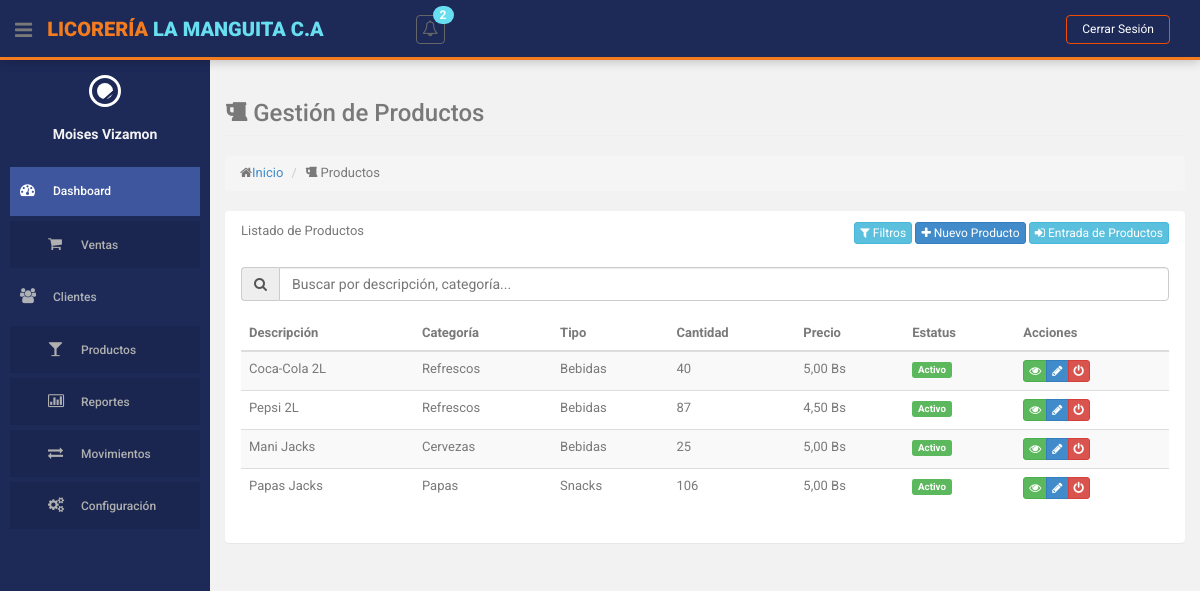
The app's page /index.php?action=productos (signed in), older data.
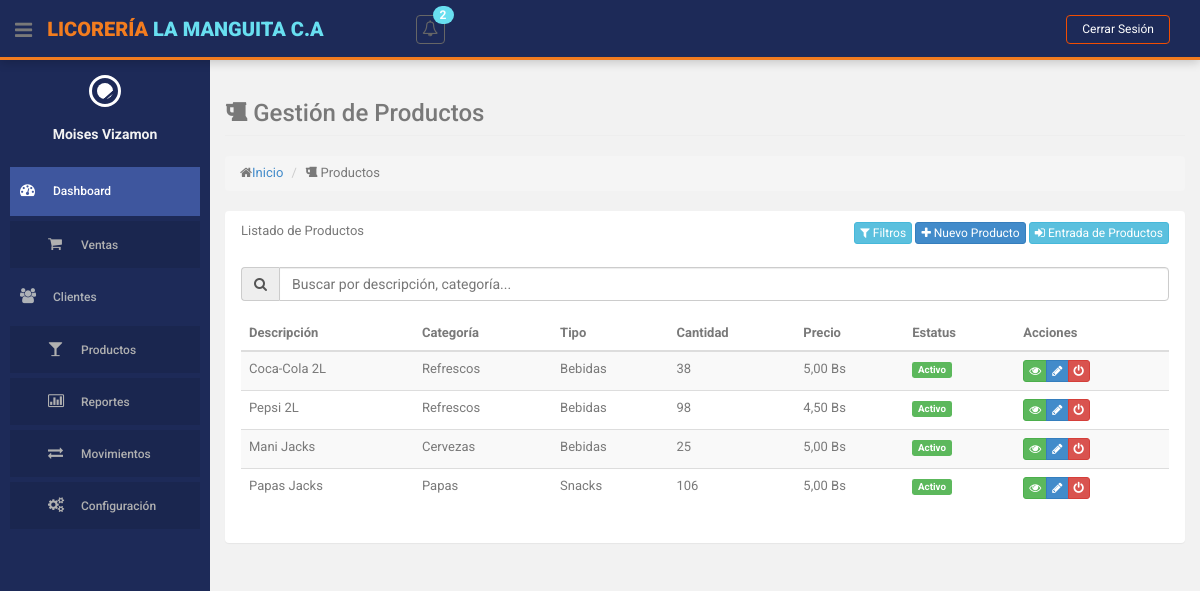
The same page, newer data.
### tables this page shows
CREATE TABLE `producto` (
  `id` int(10) NOT NULL,
  `descripcion` varchar(255) NOT NULL,
  `cantidad` int(255) NOT NULL,
  `precio` decimal(10,2) NOT NULL,
  `id_categoria` int(11) NOT NULL,
  `id_estatus` int(11) NOT NULL
);

CREATE TABLE `categorias` (
  `id` int(11) NOT NULL,
  `nombre` varchar(255) NOT NULL,
  `id_tipo_categoria` int(11) NOT NULL,
  `id_estatus` int(11) NOT NULL
);

CREATE TABLE `tipos_categoria` (
  `id` int(11) NOT NULL,
  `nombre` varchar(255) NOT NULL,
  `id_estatus` int(11) NOT NULL DEFAULT 1
);

CREATE TABLE `estatus` (
  `id` int(11) NOT NULL,
  `nombre` varchar(50) NOT NULL
);

### controllers/ProductoController.php (called while the page is built, shortened)
<?php
class ProductoController
{
    private $model;
    public function __construct()
    {
        require_once ROOT_PATH . 'models/ProductoModel.php';
        $this->model = new ProductoModel();
    }
    public function index()
    {
        $productos = $this->model->obtenerTodosProductos(false);
        $categorias = $this->model->obtenerCategorias();
        $this->loadView('productos/index', [
            'productos' => $productos,
            'categorias' => $categorias
        ]);
    }
    private function loadView($view, $data = [])
    {
        extract($data);
        require ROOT_PATH . 'views/layouts/header.php';
        require ROOT_PATH . 'views/' . $view . '.php';
        require ROOT_PATH . 'views/layouts/footer.php';
    }
}

### models/ProductoModel.php (called while the page is built, shortened)
<?php
class ProductoModel
{
    private $db;
    public function __construct()
    {
        require_once ROOT_PATH . 'config/database.php';
        $database = new Database();
        $this->db = $database->getConnection();
    }
    public function obtenerTodosProductos($soloActivos = true)
    {
        $query = "SELECT p.*, c.nombre as categoria, e.nombre as estatus, tc.nombre as tipo_categoria
              FROM producto p
              JOIN categorias c ON p.id_categoria = c.id
              JOIN estatus e ON p.id_estatus = e.id
              JOIN tipos_categoria tc ON c.id_tipo_categoria = tc.id";
        $stmt = $this->db->prepare($query);
        $stmt->execute();
        return $stmt->fetchAll(PDO::FETCH_ASSOC);
    }
}

### config/database.php (called while the page is built, shortened)
<?php
class Database {
    private $host = 'localhost';
    private $db_name = 'licoreria';
    private $username = 'root';
    private $password = '';
    public function getConnection() {
        $this->conn = null;
        try {
            $this->conn = new PDO(
                "mysql:host=" . $this->host . ";dbname=" . $this->db_name,
                $this->username,
                $this->password
            );
            $this->conn->exec("set names utf8");
            $this->conn->setAttribute(PDO::ATTR_ERRMODE, PDO::ERRMODE_EXCEPTION);
        } catch(PDOException $exception) {
            echo "Error de conexión: " . $exception->getMessage();
        }
        return $this->conn;
    }
}
?>

### views/productos/index.php (the view, shortened to what the changed rows need)
<section id="main-content">
    <section class="wrapper">
        <div class="row">
            <div class="col-lg-12">
                <section class="panel">
                    <div class="panel-body">
                        <table id="tablaProductos" class="table table-striped table-advance table-hover">
                            <thead>
                                <tr>
                                    <th>Descripción</th>
                                    <th>Categoría</th>
                                    <th>Tipo</th>
                                    <th>Cantidad</th>
                                    <th>Precio</th>
                                    <th>Estatus</th>
                                    <th>Acciones</th>
                                </tr>
                            </thead>
                            <tbody>
                                <?php foreach ($productos as $producto): ?>
                                    <tr>
                                        <td><?= htmlspecialchars($producto['descripcion']); ?></td>
                                        <td><?= $producto['categoria']; ?></td>
                                        <td><?= $producto['tipo_categoria']; ?></td>
                                        <td><?= $producto['cantidad']; ?></td>
                                        <td><?= number_format($producto['precio'], 2, ',', '.'); ?> Bs</td>
                                        <td>
                                            <span class="label label-<?= $producto['estatus'] == 'Activo' ? 'success' : 'danger'; ?>">
                                                <?= $producto['estatus']; ?>
                                            </span>
                                        </td>
                                        <td>
                                            <div class="btn-group">
                                                <a href="<?= BASE_URL ?>index.php?action=productos&method=mostrar&id=<?= $producto['id']; ?>"
                                                    class="btn btn-success btn-xs" title="Ver">
                                                    <i class="fa fa-eye"></i>
                                                </a>
                                                <?php if ($_SESSION['user_rol'] != 2): ?>
                                                <a href="<?= BASE_URL ?>index.php?action=productos&method=editar&id=<?= $producto['id']; ?>"
                                                    class="btn btn-primary btn-xs" title="Editar">
                                                    <i class="fa fa-pencil"></i>
                                                </a>
                                                <button onclick="cambiarEstado(<?= $producto['id']; ?>, '<?= $producto['estatus']; ?>')"
                                                    class="btn btn-<?= $producto['id_estatus'] == 1 ? 'danger' : 'success'; ?> btn-xs"
                                                    title="<?= $producto['id_estatus'] == 1 ? 'Desactivar' : 'Activar'; ?>">
                                                    <i class="fa fa-power-off"></i>
                                                </button>
                                                <?php endif; ?>
                                            </div>
                                        </td>
                                    </tr>
                                <?php endforeach; ?>
                            </tbody>
                        </table>
                    </div>
                </section>
            </div>
        </div>
    </section>
</section>

Row changes from the older to the newer data that the page shows:
changed producto "Coca-Cola 2L": cantidad "40" → "38"
changed producto "Pepsi 2L": cantidad "87" → "98"
